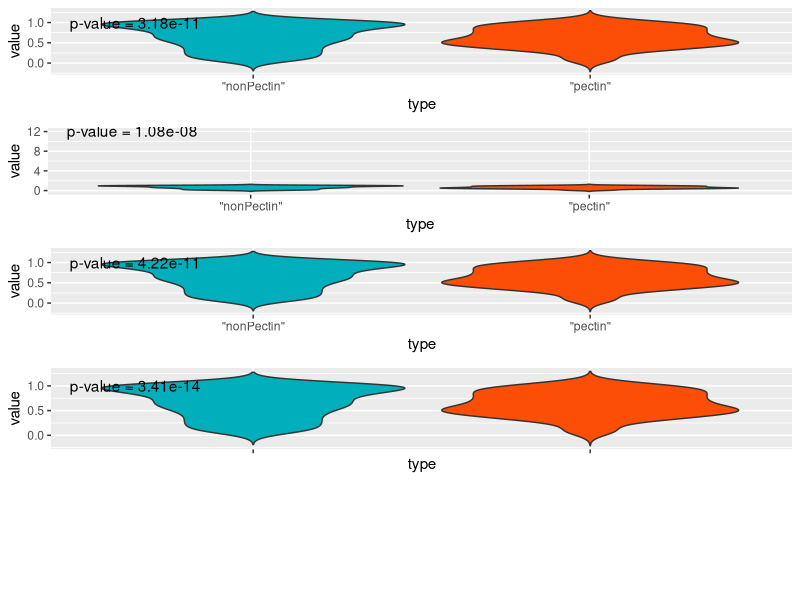

Recreate this plot in R.
library(ggplot2)
library(ggpubr)

 
setwd("D:\\github_submit")
datas<- read.table("training_set.xls",sep="\t",head=T,stringsAsFactors = FALSE,quote="")

type=factor(datas$X.class.)

value=datas$X.maxCoexpression.
wilcox.test(value ~ type, data=datas)
pvalue=format(wilcox.test(value ~ type, data=datas)$p.value,digits=3)
lab=paste("p-value = ",pvalue,sep="")
pl <- ggplot(datas, aes(x = type, y = value))+
  geom_violin(aes(fill = type), trim = FALSE) + 
 ## geom_boxplot(width = 0.2)+
  scale_fill_manual(values = c("#00AFBB", "#FC4E07"))+
  theme(legend.position = "none")  + 
  annotate("text",  x=0.65, y = max(value), label = lab,  hjust=0.5)
maxCoexpression=pl





value=datas$X.PI.
wilcox.test(value ~ type, data=datas)
pvalue=format(wilcox.test(value ~ type, data=datas)$p.value,digits=3)
lab=paste("p-value = ",pvalue,sep="")
pl <- ggplot(datas, aes(x = type, y = value))+
  geom_violin(aes(fill = type), trim = FALSE) + 
 ## geom_boxplot(width = 0.2)+
  scale_fill_manual(values = c("#00AFBB", "#FC4E07"))+
  theme(legend.position = "none")  + 
  annotate("text",  x=0.65, y = max(value), label = lab,  hjust=0.5)
pI=pl


value=datas$X.AraR_SBP8h. ### this feature p-value>0.05
wilcox.test(value ~ type, data=datas)
pvalue=format(wilcox.test(value ~ type, data=datas)$p.value,digits=3)
lab=paste("p-value = ",pvalue,sep="")
pl <- ggplot(datas, aes(x = type, y = value))+
  geom_violin(aes(fill = type), trim = FALSE) + 
 ## geom_boxplot(width = 0.2)+
  scale_fill_manual(values = c("#00AFBB", "#FC4E07"))+
  theme(legend.position = "none")  + 
  annotate("text",  x=0.65, y = max(value), label = lab,  hjust=0.5)
araR_sbp8h=pl    


colnames(datas)
value=datas$X.GaaR_SBP2h_2. ### 
wilcox.test(value ~ type, data=datas)
pvalue=format(wilcox.test(value ~ type, data=datas)$p.value,digits=3)
lab=paste("p-value = ",pvalue,sep="")
pl <- ggplot(datas, aes(x = type, y = value))+
  geom_violin(aes(fill = type), trim = FALSE) + 
  ## geom_boxplot(width = 0.1)+
  scale_fill_manual(values = c("#00AFBB", "#FC4E07"))+
  theme(legend.position = "none")  + 
  annotate("text",  x=0.65, y = max(value), label = lab,  hjust=0.5)
gaaR_sbp2h=pl    



colnames(datas)
value=datas$X.AraR_SBP2h. ### 
wilcox.test(value ~ type, data=datas)
pvalue=format(wilcox.test(value ~ type, data=datas)$p.value,digits=3)
lab=paste("p-value = ",pvalue,sep="")
pl <- ggplot(datas, aes(x = type, y = value))+
  geom_violin(aes(fill = type), trim = FALSE) + 
  ## geom_boxplot(width = 0.1)+
  scale_fill_manual(values = c("#00AFBB", "#FC4E07"))+
  theme(legend.position = "none")  + 
  annotate("text",  x=0.65, y = max(value), label = lab,  hjust=0.5)
araR_sbp2h=pl    



colnames(datas)
value=datas$X.AraR_SBP2h. ### 
wilcox.test(value ~ type, data=datas)
pvalue=format(wilcox.test(value ~ type, data=datas)$p.value,digits=3)
lab=paste("p-value = ",pvalue,sep="")
pl <- ggplot(datas, aes(x = type, y = value))+
  geom_violin(aes(fill = type), trim = FALSE) + 
  ## geom_boxplot(width = 0.1)+
  scale_fill_manual(values = c("#00AFBB", "#FC4E07"))+
  theme(legend.position = "none")  + 
  annotate("text",  x=0.65, y = max(value), label = lab,  hjust=0.5)
araR_sbp2h=pl    


colnames(datas)
value=datas$X.conservation. ##### this is not significant 
wilcox.test(value ~ type, data=datas)
pvalue=format(wilcox.test(value ~ type, data=datas)$p.value,digits=3)
lab=paste("p-value = ",pvalue,sep="")
pl <- ggplot(datas, aes(x = type, y = value))+
  geom_violin(aes(fill = type), trim = FALSE) + 
  ## geom_boxplot(width = 0.1)+
  scale_fill_manual(values = c("#00AFBB", "#FC4E07"))+
  theme(legend.position = "none")  + 
  annotate("text",  x=0.65, y = max(value), label = lab,  hjust=0.5)
conservation=pl    



  
p<- ggarrange(maxCoexpression,pI,gaaR_sbp2h,araR_sbp2h + rremove("x.text"), 
         ## labels = colnames(df4)[4:ncol(enzyme)],
          ncol = 1, nrow = 5)

ggsave("selected_features_distribution.pdf",width=6,height=20)

